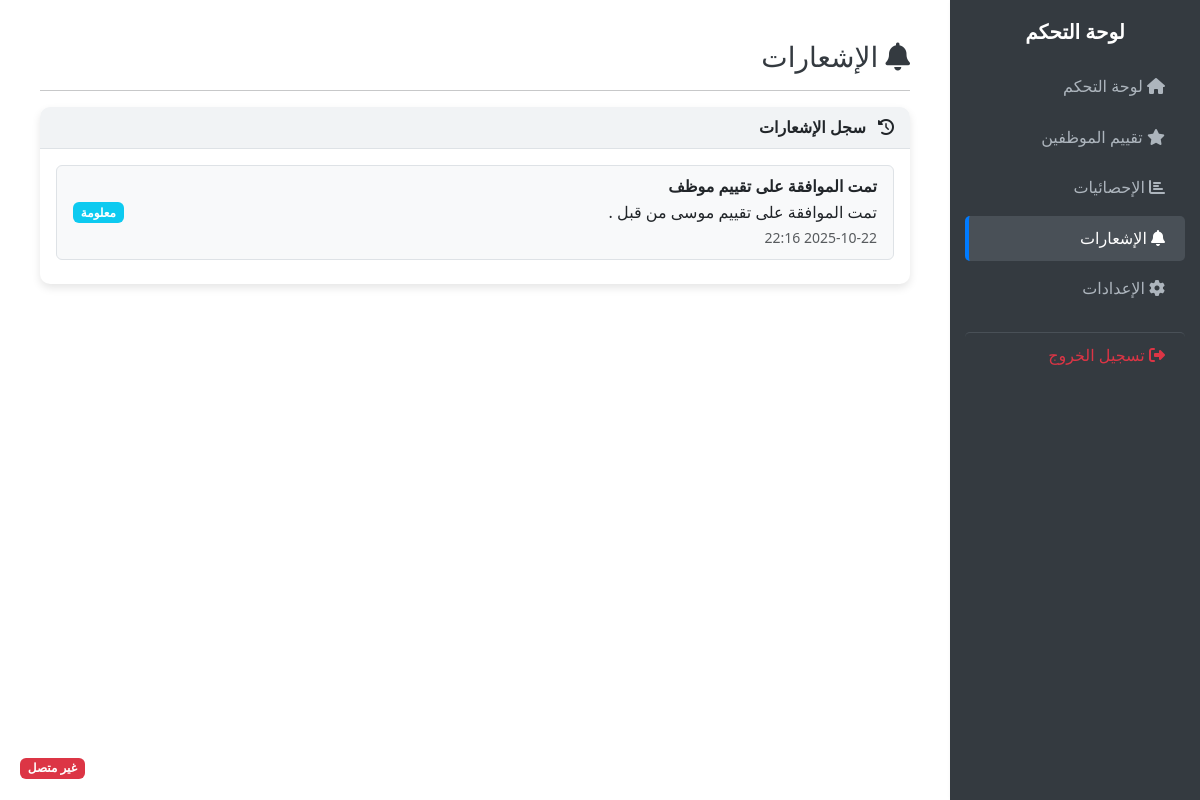
/public/notifications.php (signed in), run on the app's committed database.
### tables this page shows
CREATE TABLE `notifications` (
  `id` int(11) NOT NULL,
  `user_id` int(11) NOT NULL,
  `title` varchar(255) NOT NULL,
  `message` text NOT NULL,
  `type` enum('info','success','warning','danger') DEFAULT 'info',
  `is_read` tinyint(1) DEFAULT 0,
  `created_at` timestamp NOT NULL DEFAULT current_timestamp()
);

### public/notifications.php (the view, shortened to what this page needs)
<?php
require_once '../app/core/db.php';
$user_id = $_SESSION['user_id'];
$all_notifications = $pdo->prepare("
    SELECT * FROM notifications
    WHERE user_id = ?
    ORDER BY created_at DESC
");
$all_notifications->execute([$user_id]);
$all_notifications = $all_notifications->fetchAll();
?>
<!DOCTYPE html>
<html dir="rtl" lang="ar">
<head>
    <link href="https://cdn.jsdelivr.net/npm/bootstrap@5.3.2/dist/css/bootstrap.rtl.min.css" rel="stylesheet">
    <link rel="stylesheet" href="https://cdnjs.cloudflare.com/ajax/libs/font-awesome/6.4.0/css/all.min.css">
    <link rel="stylesheet" href="../assets/css/admin-dashboard.css">
</head>
<body class="admin-dashboard">
<nav class="admin-sidebar">
    <h5>لوحة التحكم</h5>
    <a href="dashboard.php"><i class="fas fa-home"></i> لوحة التحكم</a>
    <a href="evaluate.php"><i class="fas fa-star"></i> تقييم الموظفين</a>
    <a href="reports.php"><i class="fas fa-chart-bar"></i> الإحصائيات</a>
    <a href="notifications.php" class="active"><i class="fas fa-bell"></i> الإشعارات</a>
    <a href="settings.php"><i class="fas fa-cog"></i> الإعدادات</a>
    <a href="../logout.php" class="logout-link"><i class="fas fa-sign-out-alt"></i> تسجيل الخروج</a>
</nav>
<main class="admin-main-content">
    <h3><i class="fas fa-bell"></i> الإشعارات</h3>
    <hr>
    <div class="card">
        <div class="card-header">
            <i class="fas fa-history me-2"></i> سجل الإشعارات
        </div>
        <div class="card-body">
            <?php if (empty($all_notifications)): ?>
                <p class="text-muted">لا توجد إشعارات.</p>
            <?php else: ?>
                <ul class="list-group">
                    <?php foreach ($all_notifications as $n): ?>
                    <li class="list-group-item d-flex justify-content-between align-items-center <?= $n['is_read'] ? 'bg-light' : '' ?>">
                        <div>
                            <strong><?= htmlspecialchars($n['title']) ?></strong>
                            <p class="mb-0"><?= nl2br(htmlspecialchars($n['message'])) ?></p>
                            <small class="text-muted"><?= date('Y-m-d H:i', strtotime($n['created_at'])) ?></small>
                        </div>
                        <span class="badge bg-<?= $n['type'] ?>"><?= $n['type'] === 'info' ? 'معلومة' : ($n['type'] === 'success' ? 'نجاح' : ($n['type'] === 'warning' ? 'تحذير' : 'خطا')) ?></span>
                    </li>
                    <?php endforeach; ?>
                </ul>
            <?php endif; ?>
        </div>
    </div>
</main>
<div id="internet-status">
</div>
</body>
</html>

### public/assets/css/admin-dashboard.css (style rules this page uses)
body { font-family: 'Segoe UI', Tahoma, Geneva, Verdana, sans-serif; background-color: #f8f9fa; color: #212529; margin: 0; padding: 0; direction: rtl; }
.admin-dashboard { display: flex; min-height: 100vh; background-color: #f8f9fa; }
.admin-sidebar { width: 250px; background: #343a40; color: white; padding: 20px 0; box-shadow: 2px 0 5px rgba(0,0,0,0.1); position: fixed; top: 0; right: 0; height: 100vh; overflow-y: auto; z-index: 1000; }
.admin-sidebar h5 { text-align: center; margin-bottom: 20px; font-weight: bold; color: #fff; }
.admin-sidebar a { display: block; color: #adb5bd; padding: 10px 20px; text-decoration: none; border-radius: 5px; margin: 5px 15px; transition: all 0.3s ease; font-size: 16px; }
.admin-sidebar a:hover, .admin-sidebar a.active { background: #495057; color: #fff; border-left: 4px solid #007bff; }
.admin-sidebar .logout-link { color: #dc3545; margin-top: 20px; border-top: 1px solid #495057; padding-top: 10px; }
.admin-main-content { margin-right: 250px; padding: 20px; width: calc(100% - 250px); background: #fff; min-height: 100vh; overflow-x: hidden; }
h3, h4, h5 { color: #343a40; }
.card { margin-bottom: 20px; border: none; border-radius: 10px; box-shadow: 0 4px 8px rgba(0,0,0,0.1); }
.card-header { background: #f1f3f5; border-bottom: 1px solid #dee2e6; border-radius: 10px 10px 0 0 !important; font-weight: bold; }
#internet-status { position: fixed; bottom: 20px; left: 20px; z-index: 1000; }
@media (min-width: 992px) { .admin-main-content { padding: 30px; } }
@media (min-width: 992px) { .card { margin-bottom: 25px; } }
body { line-height: 1.6; }
p, li { margin-bottom: 0.5rem; }
[dir="rtl"] .card-header { text-align: right; }
* { box-sizing: border-box; -webkit-tap-highlight-color: transparent; }
@media screen and (min-width: 1024px) { .admin-main-content { padding: 40px; } }

### data on the page
notifications: title "تمت الموافقة على تقييم موظف", message "تمت الموافقة على تقييم موسى من قبل .", created_at "2025-10-22 22:16", type "معلومة"
